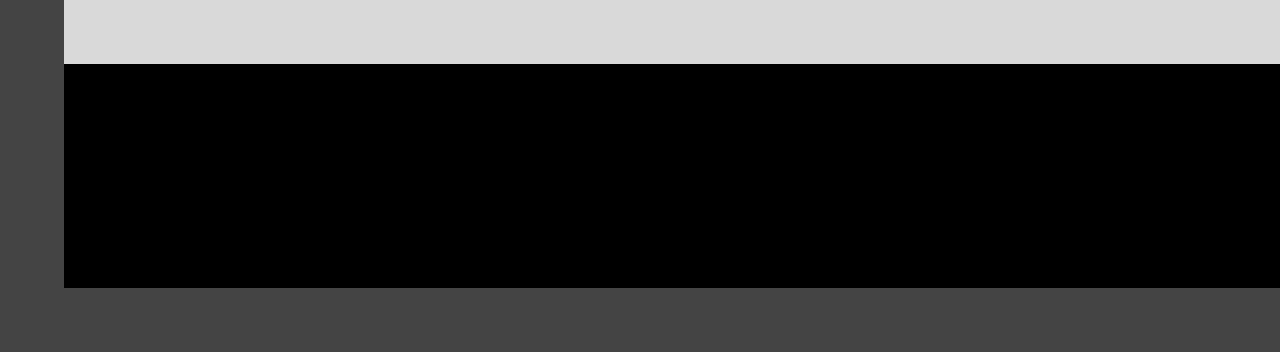

This game map was drawn from its Tiled (.tmx) file and the tilesets committed beside it. A one-line description and the full map source follow:
An orthogonal 40x11 tile map with 32x32 px tiles, 1 tile layer (Tile Layer 1).

<map version="1.10" tiledversion="1.10.1" orientation="orthogonal" renderorder="left-up" width="40" height="11" tilewidth="32" tileheight="32" infinite="0" nextlayerid="2" nextobjectid="1">
 <tileset firstgid="1" source="bg.tsx" />
 <layer id="1" name="Tile Layer 1" width="40" height="11">
  <data encoding="csv">
1,1,2,2,2,2,2,2,2,2,2,2,2,2,2,2,2,2,2,2,2,2,2,2,2,2,2,2,2,2,2,2,2,2,2,2,2,2,2,2,
1,1,2,2,2,2,2,2,2,2,2,2,2,2,2,2,2,2,2,2,2,2,2,2,2,2,2,2,2,2,2,2,2,2,2,2,2,2,2,2,
1,1,0,0,0,0,0,0,0,0,0,0,0,0,0,0,0,0,0,0,0,0,0,0,0,0,0,0,0,0,0,0,0,0,0,0,0,0,0,0,
1,1,0,0,0,0,0,0,0,0,0,0,0,0,0,0,0,0,0,0,0,0,0,0,0,0,0,0,0,0,0,0,0,0,0,0,0,0,0,0,
1,1,0,0,0,0,0,0,0,0,0,0,0,0,0,0,0,0,0,0,0,0,0,0,0,0,0,0,0,0,0,0,0,0,0,0,0,0,0,0,
1,1,0,0,0,0,0,0,0,0,0,0,0,0,0,0,0,0,0,0,0,0,0,0,0,0,0,0,0,0,0,0,0,0,0,0,0,0,0,0,
1,1,0,0,0,0,0,0,0,0,0,0,0,0,0,0,0,0,0,0,0,0,0,0,0,0,0,0,0,0,0,0,0,0,0,0,0,0,0,0,
1,1,0,0,0,0,0,0,0,0,0,0,0,0,0,0,0,0,0,0,0,0,0,0,0,0,0,0,0,0,0,0,0,0,0,0,0,0,0,0,
1,1,0,0,0,0,0,0,0,0,0,0,0,0,0,0,0,0,0,0,0,0,0,0,0,0,0,0,0,0,0,0,0,0,0,0,0,0,0,0,
1,1,1,1,1,1,1,1,1,1,1,1,1,1,1,1,1,1,1,1,1,1,1,1,1,1,1,1,1,1,1,1,1,1,1,1,1,1,1,1,
1,1,1,1,1,1,1,1,1,1,1,1,1,1,1,1,1,1,1,1,1,1,1,1,1,1,1,1,1,1,1,1,1,1,1,1,1,1,1,1
</data>
 </layer>
</map>
